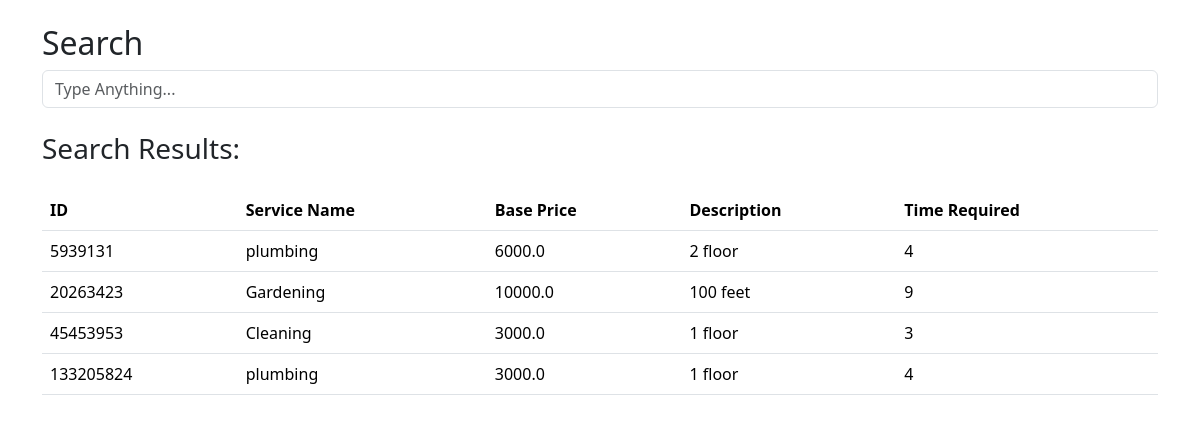
/search (signed in), run on the app's committed database.
### models.py (models this page shows)
class Service(db.Model):
    __tablename__ = 'service'
    id = db.Column(db.Integer, primary_key=True)
    service_name = db.Column(db.String(80), unique=False, nullable=False)
    description = db.Column(db.Text, nullable=False)
    price = db.Column(db.Float, nullable=False)
    time_required = db.Column(db.Integer, nullable=False)
    service_requests = db.relationship('ServiceRequest', back_populates='service', lazy=True)

### app.py (the view)
@app.route('/search', methods=['GET', 'POST'])
def search():
    if 'user_role' not in session:
        flash('Please log in first', 'danger')
        return redirect(url_for('login'))
    if session['user_role'] == 'admin':
        user = {'is_blocked': False}
    else:
        user = User.query.get(session['user_id'])
    customers = Customer.query.all()
    professionals = Professional.query.all()
    services = Service.query.all()
    service_requests = ServiceRequest.query.all()
    return render_template('search.html', user=user, customers=customers, professionals=professionals, services=services, service_requests=service_requests)

### templates/search.html (shortened to what this page needs)
{% extends "layout.html" %}  {% block content %}
<h2>Search</h2>
<div class="input-group">
  <input
    type="text"
    class="form-control"
    id="Name"
    name="Name"
    placeholder="Type Anything..."
  />
</div>
<h3 class="my-4">Search Results:</h3>
{% if session.get('user_role') == 'admin' %} {% if service_requests|length > 0
%}
<h4>Service Requests:</h4>
<div class="table-responsive admin">
  <table class="table">
    <thead>
      <tr>
        <th>ID</th>
        <th>Requested By</th>
        <th>Assigned Professional</th>
        <th>Requested Date</th>
        <th>Status</th>
      </tr>
    </thead>
    <tbody>
      {% for service_request in service_requests %}
      <tr class="item">
        <td>{{service_request.id}}</td>
        <td>{{ service_request.customer.user.name}}</td>
        <td>
          {{ service_request.professional.user.name if
          service_request.professional else 'N/A' }}
        </td>
        <td>{{service_request.date_of_request.strftime('%Y-%m-%d') }}</td>
        <td>{{service_request.status}}</td>
      </tr>
      {% endfor %}
    </tbody>
  </table>
</div>
{% endif %}
<h4>Customers:</h4>
<div class="table-responsive admin">
  <table class="table">
    <thead>
      <tr>
        <th>ID</th>
        <th>Name</th>
        <th>Address</th>
        <th>Contact</th>
        <th>Pincode</th>
      </tr>
    </thead>
    <tbody>
      {% for customer in customers %}
      <tr class="item">
        <td>{{customer.id}}</td>
        <td>{{customer.user.name}}</td>
        <td>{{customer.address}}</td>
        <td>{{customer.contact}}</td>
        <td>{{customer.pincode}}</td>
      </tr>
      {% endfor %}
    </tbody>
  </table>
</div>
<h4>Professionals:</h4>
<div class="table-responsive admin">
  <table class="table">
    <thead>
      <tr>
        <th>ID</th>
        <th>Name</th>
        <th>Experience</th>
        <th>Service Name</th>
        <th>Pincode</th>
      </tr>
    </thead>
    <tbody>
      {% for professional in professionals %}
      <tr class="item">
        <td>{{professional.id}}</td>
        <td>{{professional.user.name}}</td>
        <td>{{professional.experience}}</td>
        <td>{{professional.service_name}}</td>
        <td>{{professional.pincode}}</td>
      </tr>
      {% endfor %}
    </tbody>
  </table>
</div>
{% elif session.get('user_role') == 'customer' %}
<div class="table-responsive">
  <table class="table">
    <thead>
      <tr>
        <th>ID</th>
        <th>Service Name</th>
        <th>Base Price</th>
        <th>Description</th>
        <th>Time Required</th>
      </tr>
    </thead>
    <tbody>
      {% for service in services %}
      <tr class="item">
        <td>{{service.id}}</td>
        <td>{{service.service_name}}</td>
        <td>{{service.price}}</td>
        <td>{{service.description}}</td>
        <td>{{service.time_required}}</td>
      </tr>
      {% endfor %}
    </tbody>
  </table>
</div>
{% endif %} {% endblock %}

### data on the page
Service: id "5939131", service_name "plumbing", price "6000.0", description "2 floor", time_required "4"
Service: id "20263423", service_name "Gardening", price "10000.0", description "100 feet", time_required "9"
Service: id "45453953", service_name "Cleaning", price "3000.0", description "1 floor", time_required "3"
Service: id "133205824", service_name "plumbing", price "3000.0", description "1 floor", time_required "4"
